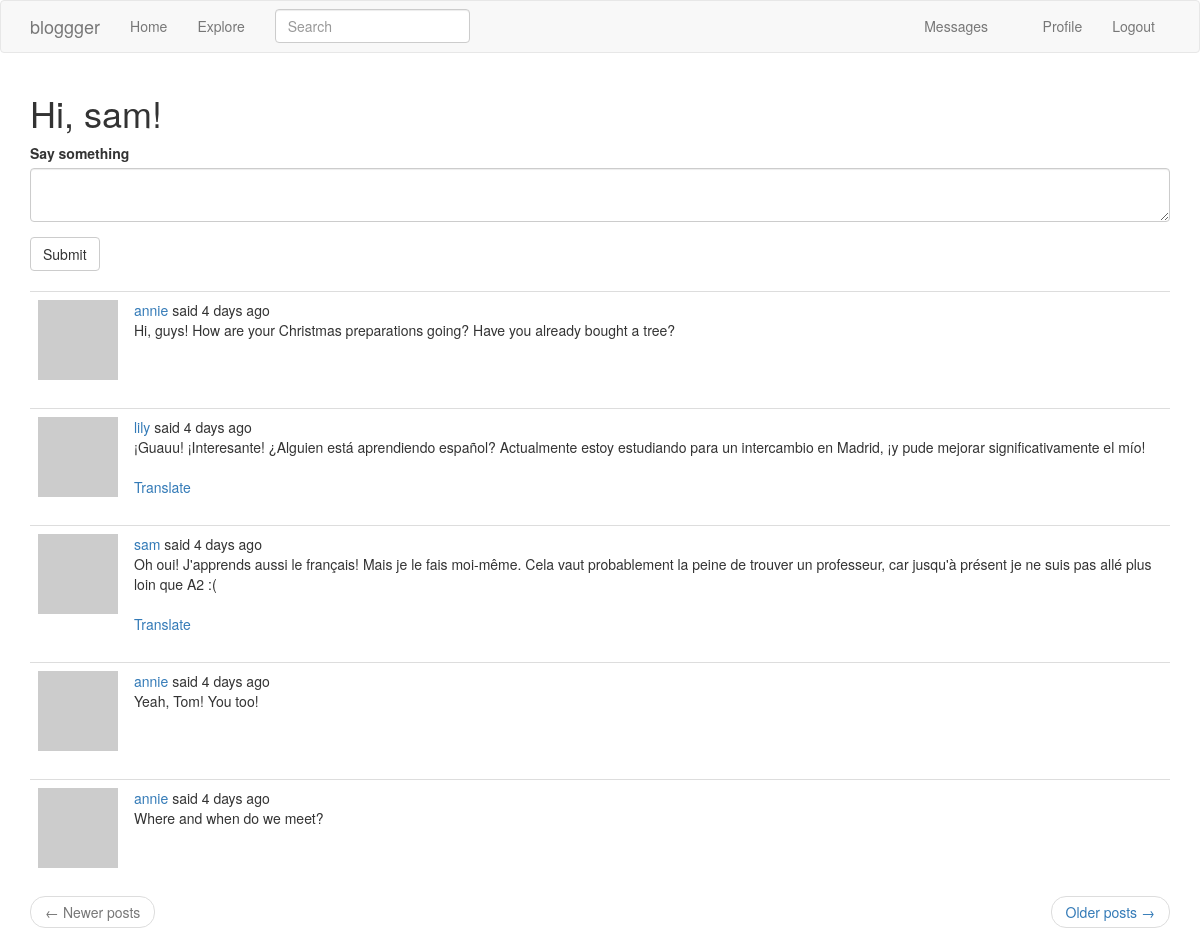
Before: /index (signed in) with the older database file.
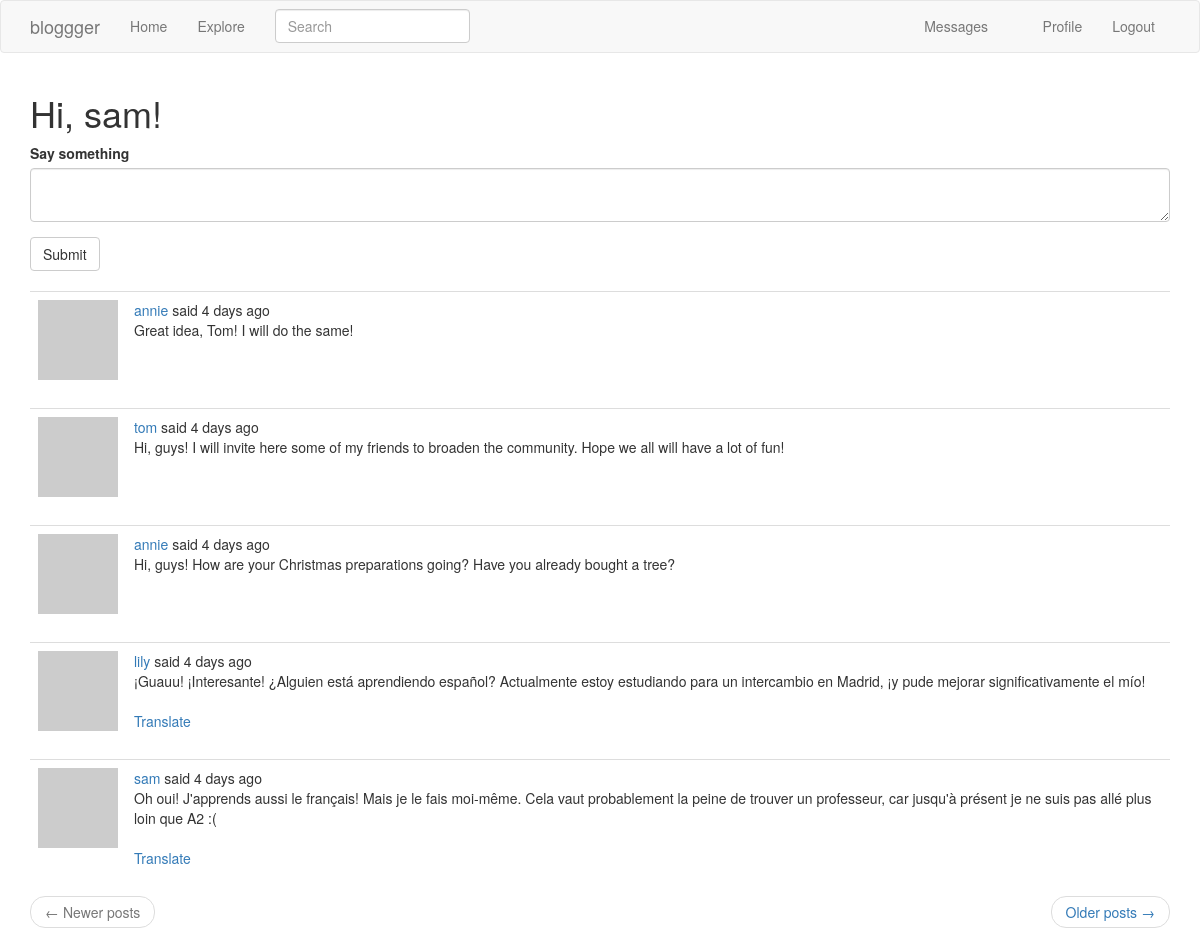
After: the same page with the newer database file.
### app/models.py (models this page shows, shortened)
class SearchableMixin(object):
    @classmethod
    def before_commit(cls, session):
        session._changes = {
            'add': list(session.new),
            'update': list(session.dirty),
            'delete': list(session.deleted)
        }
    @classmethod
    def after_commit(cls, session):
        for obj in session._changes['add']:
            if isinstance(obj, SearchableMixin):
                add_to_index(obj.__tablename__, obj)
        for obj in session._changes['update']:
            if isinstance(obj, SearchableMixin):
                add_to_index(obj.__tablename__, obj)
        for obj in session._changes['delete']:
            if isinstance(obj, SearchableMixin):
                remove_from_index(obj.__tablename__, obj)
        session._changes = None

class Post(SearchableMixin, db.Model):
    __searchable__ = ['body']
    id = db.Column(db.Integer, primary_key=True)
    body = db.Column(db.String(140))
    timestamp = db.Column(db.DateTime, index=True, default=datetime.utcnow)
    user_id = db.Column(db.Integer, db.ForeignKey('user.id'))
    language = db.Column(db.String(5))

### app/main/routes.py (the view, shortened to what this page needs)
@bp.route('/', methods=['GET', 'POST'])
@bp.route('/index', methods=['GET', 'POST'])
@login_required
def index():
    form = PostForm()
    page = request.args.get('page', 1, type=int)
    posts = current_user.followed_posts().paginate(
        page, current_app.config['POSTS_PER_PAGE'], False)
    next_url = url_for('main.index', page=posts.next_num) \
        if posts.has_next else None
    prev_url = url_for('main.index', page=posts.prev_num) \
        if posts.has_prev else None
    return render_template('index.html', title=_('Home'), form=form,
                           posts=posts.items, next_url=next_url,
                           prev_url=prev_url)

### app/main/forms.py
class SearchForm(FlaskForm):
    q = StringField(_l('Search'), validators=[DataRequired()])
    def __init__(self, *args, **kwargs):
        if 'formdata' not in kwargs:
            kwargs['formdata'] = request.args
        if 'csrf_enabled' not in kwargs:
            kwargs['csrf_enabled'] = False
        super(SearchForm, self).__init__(*args, **kwargs)

class PostForm(FlaskForm):
    post = TextAreaField(_l('Say something'), validators=[DataRequired()])
    submit = SubmitField(_l('Submit'))

### app/main/routes.py (called while the page is built)
@bp.before_app_request
def before_request():
    if current_user.is_authenticated:
        current_user.last_seen = datetime.utcnow()
        db.session.commit()
        g.search_form = SearchForm()
    g.locale = str(get_locale())

### app/models.py (called while the page is built)
@login.user_loader
def load_user(id):
    return User.query.get(int(id))

    def avatar(self, size):
        digest = md5(self.email.lower().encode('utf-8')).hexdigest()
        return 'https://www.gravatar.com/avatar/{}?d=identicon&s={}'.format(
            digest, size)

    def get_tasks_in_progress(self):
        return Task.query.filter_by(user=self, complete=False).all()

### app/templates/index.html
{% extends "base.html" %}
{% import 'bootstrap/wtf.html' as wtf %}
{% block app_content %}
    <h1>{{ _('Hi, %(username)s!', username=current_user.username) }}</h1>
    {% if form %}
    {{ wtf.quick_form(form) }}
    <br>
    {% endif %}
    {% for post in posts %}
        {% include '_post.html' %}
    {% endfor %}
    <nav aria-label="...">
        <ul class="pager">
            <li class="previous{% if not prev_url %} disabled{% endif %}">
                <a href="{{ prev_url or '#' }}">
                    <span aria-hidden="true">&larr;</span> {{ _('Newer posts') }}
                </a>
            </li>
            <li class="next{% if not next_url %} disabled{% endif %}">
                <a href="{{ next_url or '#' }}">
                    {{ _('Older posts') }} <span aria-hidden="true">&rarr;</span>
                </a>
            </li>
        </ul>
    </nav>
{% endblock %}

### app/templates/_post.html (shortened to what this page needs)
    <table class="table table-hover">
        <tr>
            <td width="70px">
                <a href="{{ url_for('main.user', username=post.author.username) }}">
                    <img src="{{ post.author.avatar(70) }}" />
                </a>
            </td>
            <td>
                {{ _('%(username)s said %(when)s',
                    username=user_link, when=moment(post.timestamp).fromNow()) }}
                <br>
                <span id="post{{ post.id }}">{{ post.body }}</span>
                {% if post.language and post.language != g.locale %}
                <br><br>
                <span id="translation{{ post.id }}">
                    <a href="javascript:translate(
                                '#post{{ post.id }}',
                                '#translation{{ post.id }}',
                                '{{ post.language }}',
                                '{{ g.locale }}');">{{ _('Translate') }}</a>
                </span>
                {% endif %}
            </td>
        </tr>
    </table>

Changed rows visible on the page:
no longer on this page (row unchanged): Post: body "Yeah, Tom! You too!"
no longer on this page (row unchanged): Post: body "Where and when do we meet?"
added Post: body "Great idea, Tom! I will do the same!"
added Post: body "Hi, guys! I will invite here some of my friends to broaden the community. Hope we all will have a lot of fun!"
